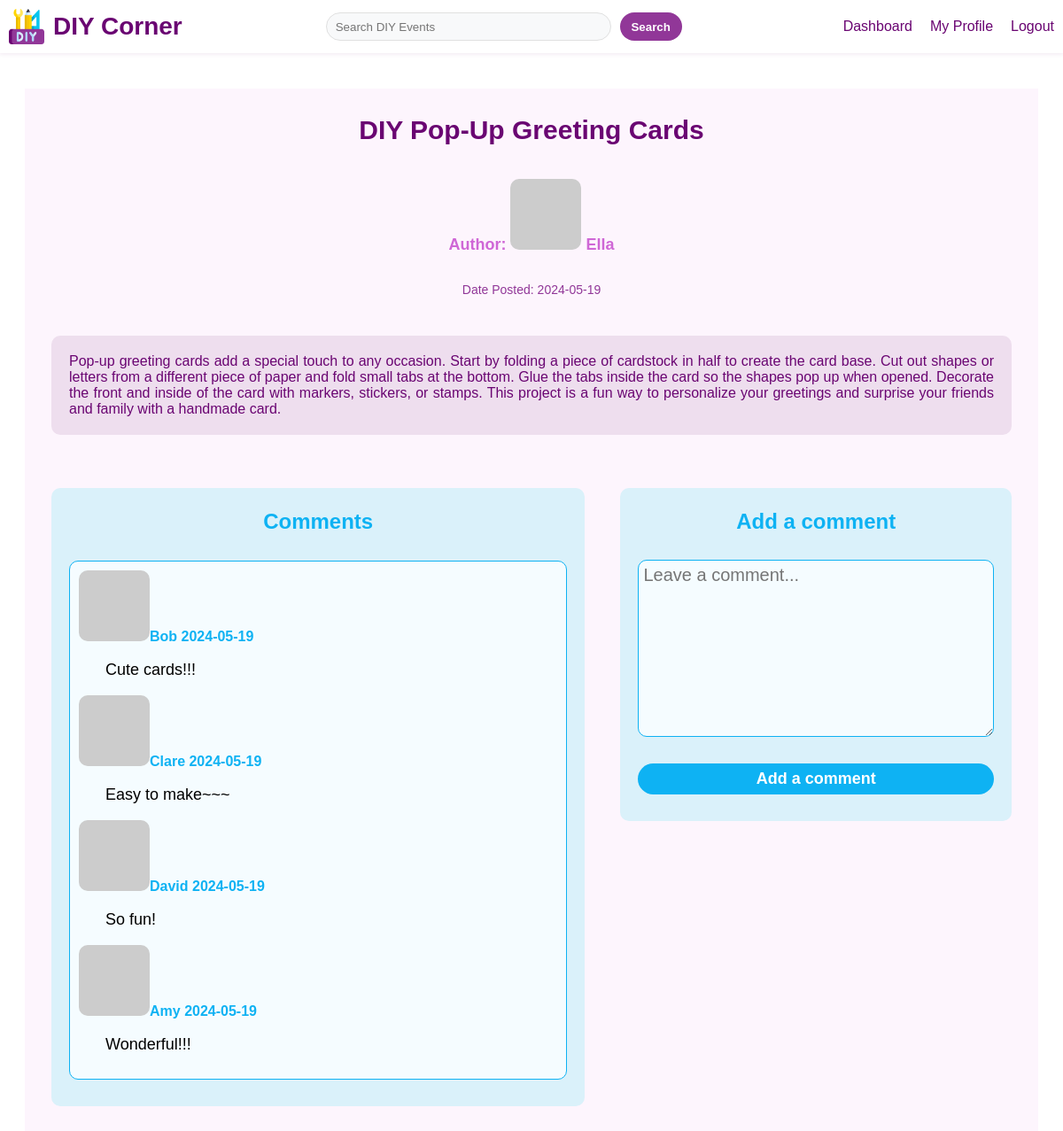
/details/10 (signed in), run on the app's committed database.
### app/models.py (models this page shows, shortened)
class Post(db.Model):
    __tablename__ = 'post'
    id = db.Column(db.Integer, primary_key=True, autoincrement=True)
    title = db.Column(db.String(100), nullable=False)
    content = db.Column(db.Text, nullable=False)
    date_posted = db.Column(db.DateTime, nullable=False, default=datetime.now)
    user_id = db.Column(db.Integer, db.ForeignKey('user.id'), nullable=False)
    author = db.relationship('User', backref=db.backref('post'))

class User(db.Model, UserMixin):
    __tablename__ = 'user'
    id = db.Column(db.Integer, primary_key=True, autoincrement=True)
    username = db.Column(db.String(50), nullable=False)
    password_hash = db.Column(db.String(128), nullable=False)
    about_me = db.Column(db.Text, nullable=True)
    last_seen = db.Column(db.DateTime, nullable=False, default=datetime.now)
    def avatar(self, size):
        digest = md5(self.username.lower().encode('utf-8')).hexdigest()
        return f'https://www.gravatar.com/avatar/{digest}?d=identicon&s={size}'

class Comment(db.Model):
    __tablename__ = 'comment'
    id = db.Column(db.Integer, primary_key=True, autoincrement=True)
    content = db.Column(db.Text, nullable=False)
    date_posted = db.Column(db.DateTime, nullable=False, default=datetime.now)
    user_id = db.Column(db.Integer, db.ForeignKey('user.id'), nullable=False)
    post_id = db.Column(db.Integer, db.ForeignKey('post.id'), nullable=False)
    author = db.relationship('User', backref=db.backref('comment'))
    post = db.relationship('Post', backref=db.backref('comment', order_by=id))

### app/routes.py (the view)
@main.route('/details/<int:post_id>', methods=['GET', 'POST'])
@login_required
def details(post_id):
    post = Post.query.get_or_404(post_id)
    comments = Comment.query.filter_by(post_id=post_id).all()
    comment_form = CommentForm()
    if comment_form.validate_on_submit():
        comment = Comment(content=comment_form.content.data, author=current_user, post_id=post_id)
        db.session.add(comment)
        db.session.commit()
        flash('Your comment is now live!', 'success')
        return redirect(url_for('main.details', post_id=post_id, user_id=current_user.id))
    return render_template('details.html', post=post, comments=comments, form=comment_form, user=current_user, comment_form=comment_form)

### app/forms.py
class CommentForm(FlaskForm):
    content = TextAreaField('Content', validators=[DataRequired()])
    submit = SubmitField('Add a comment')

### app/models.py (called while the page is built)
@login.user_loader
def get_user(id):
    return User.query.get(int(id))

### app/templates/details.html (shortened to what this page needs)
{% extends 'base.html' %}
{% block content %}
    <div class="details-container">
        <h1>{{ post.title }}</h1>
        <p class="details-author">Author: <img src="{{ post.author.avatar(48) }}"> {{ post.author.username }}</p>
        <p class="details-date">Date Posted: {{ post.date_posted.strftime('%Y-%m-%d') }}</p>
        <p class="details-content">{{ post.content}}</p>
        <div class="comment-box">
            <div class="comment-details">
                <p>Comments</p>
                <div class="comment-list">
                    {% for comment in comments %}
                        <img src="{{ comment.author.avatar(36) }}">{{ comment.author.username }}
                        {{ comment.date_posted.strftime('%Y-%m-%d') }}
                        <p class="comment-content">{{ comment.content }}</p>
                    {% endfor %}
                </div>
            </div>
            <div class="comment-form">
                <p>Add a comment</p>
                <form action="{{ url_for('main.details', post_id=post.id) }}" method="post">
                    {{ comment_form.content(class="comment-input", placeholder="Leave a comment...") }}
                    {{ comment_form.submit }}
                </form>
            </div>
        </div>
    </div>
{% endblock %}

### app/static/css/base.css (style rules this page uses)
* { list-style: none; text-decoration: none; font-family: Verdana, sans-serif; }

### app/static/css/index.css (style rules this page uses)
* { list-style: none; text-decoration: none; }

### app/static/css/dashboard.css (style rules this page uses)
* { list-style: none; text-decoration: none; }

### app/static/css/details.css (style rules this page uses)
* { list-style: none; text-decoration: none; }
.details-container { display: flex; flex-direction: column; align-items: center; margin: 20px; margin-top: 100px; padding: 10px; background-color: #fdf5fd; }
.details-container img { border-radius: 10px; }
.details-container h1 { font-size: 30px; color: #6a0572; font-weight: 700; text-align: center; }
.details-author { font-size: 18px; color: #cf67d6; font-weight: 600; text-align: center; }
.details-date { font-size: 14px; color: #913798; font-weight: 500; text-align: center; }
.details-content { font-size: 16px; font-weight: 500; color: #6a0572; text-align: justify; background-color: #eedeee; margin: 30px 20px; padding: 20px; border-radius: 10px; }
.comment-box { display: flex; align-items: flex-start; width: 100%; }
.comment-details { flex: 3; width: 60%; text-align: center; font-size: 24px; background-color: #daf1fa; color: #0eb2f3; font-weight: 700; align-items: center; margin: 30px 20px; border-radius: 10px; }
.comment-list { height: auto; width: auto; background-color: #f5fcff; border: 1px solid #0eb2f3; border-radius: 10px; margin: 30px 20px; padding: 10px; font-size: 16px; font-weight: 600; text-align: justify; }
.comment-list p { padding: 0 30px; font-size: 18px; font-weight: 500; color: #000000; }
.comment-form { position: sticky; top: 200px; flex: 2; width: 40%; display: flex; flex-direction: column; text-align: center; font-size: 24px; background-color: #daf1fa; border-radius: 10px; color: #0eb2f3; font-weight: 700; margin: 30px 20px; box-sizing: border-box; padding: 0 20px; }
.comment-input { width: 100%; height: 200px; padding: 5px; margin-top: 5px; border: 1px solid #0eb2f3; background-color: #f5fcff; border-radius: 10px; resize: vertical; font-size: 20px; color: #0eb2f3; box-sizing: border-box; }
.comment-form input[type="submit"] { width: 100%; height: 35px; border: none; border-radius: 30px; background-color: #0eb2f3; color: white; font-size: 18px; font-weight: 600; cursor: pointer; outline: none; transition: all 0.3s ease; margin-bottom: 30px; box-sizing: border-box; }

### app/static/css/forms.css (style rules this page uses)
* { list-style: none; text-decoration: none; }

### app/static/css/profile.css (style rules this page uses)
* { list-style: none; text-decoration: none; }

### data on the page
Post: title "DIY Pop-Up Greeting Cards", date_posted "2024-05-19", content "Pop-up greeting cards add a special touch to any occasion. Start by folding a piece of cardstock in half to create the card base. Cut out shapes or letters from a different piece of paper and fold small tabs at the bottom. Glue the tabs inside the card so the shapes pop up when opened. Decorate the front and inside of the card with markers, stickers, or stamps. This project is a fun way to personalize your greetings and surprise your friends and family with a handmade card."
User: author.username "Ella"
Comment: author.username "Bob", date_posted "2024-05-19", content "Cute cards!!!"
Comment: author.username "Clare", date_posted "2024-05-19", content "Easy to make~~~"
Comment: author.username "David", date_posted "2024-05-19", content "So fun!"
Comment: author.username "Amy", date_posted "2024-05-19", content "Wonderful!!!"
